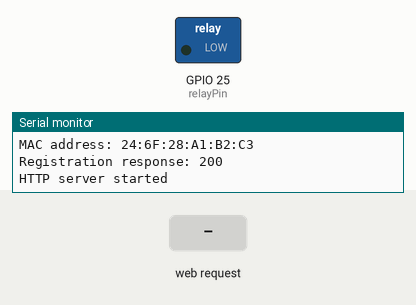
This sketch was run on a simulated ESP32. Shown: switched loads named in the sketch (green lamp = pin HIGH), the last lines printed to the serial monitor. The test bench sets the inputs (shaded band). WiFi joins after 1.5 s; servers stay silent unless stated; uploads are accepted with an empty reply.

Above: at 2.9 s.
3.0 s: HTTP request GET /command?cmd=SIGNAL_10 received
At 3.9 s:
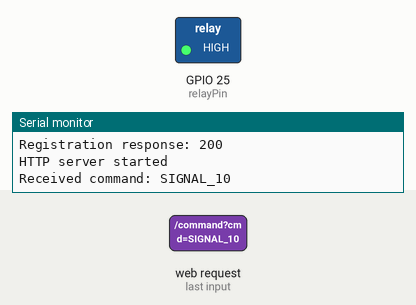
4.5 s: HTTP request GET /command?cmd=PAY10 received
6.0 s: HTTP request GET /command?cmd=1 received
Timing chart, 0 to 16.0 s (numbered marks = the images above; inputs shaded):
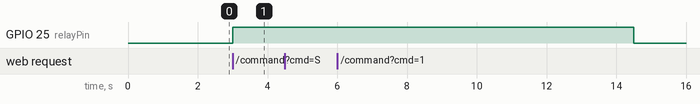

Measured:
- after the input at 3.0 s, GPIO 25 (relayPin): LOW → HIGH at once

The sketch:

smart_pay_plug.ino
```cpp
/*
 * SmartPayPlug - ESP32 Firmware
 * MAC Address: FC:E8:C0:E1:76:8C (Ensure this matches your device)
 * Relay: GPIO 25
 */

#include <WiFi.h>
#include <WebServer.h>
#include <HTTPClient.h>

// WiFi Configuration
const char* ssid = "YOUR_WIFI_SSID";
const char* password = "YOUR_WIFI_PASSWORD";

// Backend Configuration
const char* serverUrl = "http://192.168.1.6:5001/api/register-device"; // UPDATE WITH YOUR BACKEND IP (e.g., 192.168.1.6)

// Hardware Configuration
const int relayPin = 25;

WebServer server(80);

unsigned long relayOffTime = 0;
bool relayActive = false;

void setup() {
  Serial.begin(115200);
  pinMode(relayPin, OUTPUT);
  digitalWrite(relayPin, LOW);

  connectToWiFi();

  // Register with backend
  registerWithBackend();

  // Setup Routes
  server.on("/", handleRoot);
  server.on("/status", handleStatus);
  server.on("/command", handleCommand);
  server.begin();

  Serial.println("HTTP server started");
}

void loop() {
  server.handleClient();

  // Handle Relay Timer
  if (relayActive && millis() >= relayOffTime) {
    digitalWrite(relayPin, LOW);
    relayActive = false;
    Serial.println("Relay deactivated (Timer expired)");
  }

  // Periodic registration (every 5 minutes)
  static unsigned long lastReg = 0;
  if (millis() - lastReg > 300000) {
    registerWithBackend();
    lastReg = millis();
  }
}

void connectToWiFi() {
  Serial.print("Connecting to ");
  Serial.println(ssid);
  WiFi.begin(ssid, password);

  while (WiFi.status() != WL_CONNECTED) {
    delay(500);
    Serial.print(".");
  }

  Serial.println("");
  Serial.println("WiFi connected");
  Serial.print("IP address: ");
  Serial.println(WiFi.localIP());
  Serial.print("MAC address: ");
  Serial.println(WiFi.macAddress());
}

void registerWithBackend() {
  if (WiFi.status() == WL_CONNECTED) {
    HTTPClient http;
    http.begin(serverUrl);
    http.addHeader("Content-Type", "application/json");

    String payload = "{\"ip\":\"" + WiFi.localIP().toString() + "\", \"mac\":\"" + WiFi.macAddress() + "\"}";
    int httpResponseCode = http.POST(payload);

    if (httpResponseCode > 0) {
      Serial.print("Registration response: ");
      Serial.println(httpResponseCode);
    } else {
      Serial.print("Registration error: ");
      Serial.println(httpResponseCode);
    }
    http.end();
  }
}

void handleRoot() {
  server.send(200, "text/plain", "SmartPayPlug ESP32 Controller Online");
}

void handleStatus() {
  String json = "{";
  json += "\"mac\":\"" + WiFi.macAddress() + "\",";
  json += "\"ip\":\"" + WiFi.localIP().toString() + "\",";
  json += "\"relayActive\":" + String(relayActive ? "true" : "false") + ",";
  json += "\"uptime\":" + String(millis() / 1000);
  json += "}";
  server.send(200, "application/json", json);
}

void handleCommand() {
  if (server.hasArg("cmd")) {
    String cmd = server.arg("cmd");
    Serial.print("Received command: ");
    Serial.println(cmd);

    int duration = 0;
    if (cmd == "SIGNAL_10" || cmd == "PAY10") duration = 10;
    else if (cmd == "SIGNAL_20" || cmd == "PAY20") duration = 20;
    else if (cmd == "SIGNAL_30" || cmd == "PAY30") duration = 30;

    if (duration > 0) {
      digitalWrite(relayPin, HIGH);
      relayActive = true;
      relayOffTime = millis() + (duration * 1000);
      server.send(200, "application/json", "{\"success\":true, \"message\":\"Relay ON for " + String(duration) + "s\"}");
    } else {
      server.send(400, "application/json", "{\"success\":false, \"error\":\"Invalid command\"}");
    }
  } else {
    server.send(400, "application/json", "{\"success\":false, \"error\":\"No command provided\"}");
  }
}
```
